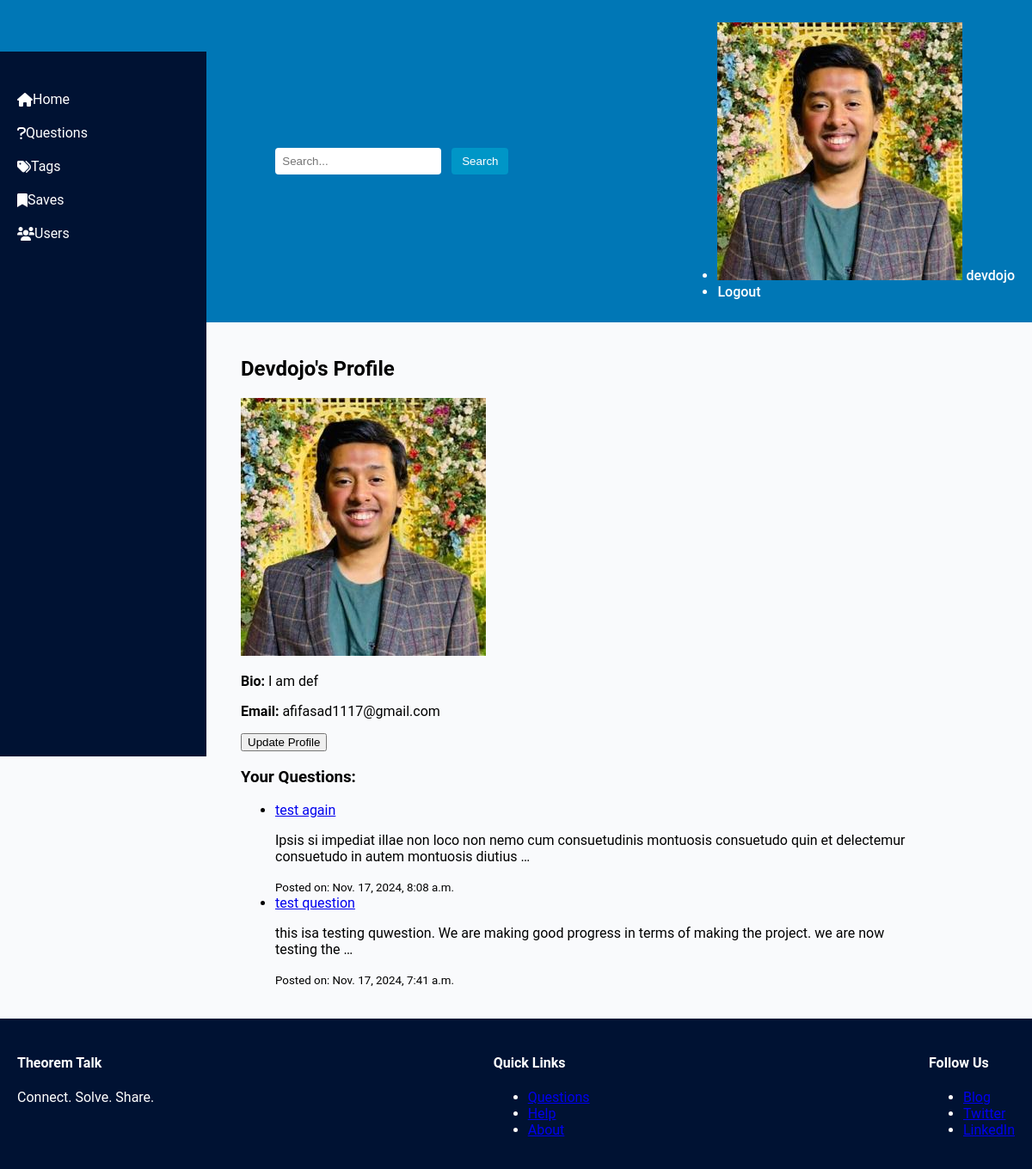
/profile/ (signed in), run on an earlier commit of the app's database.
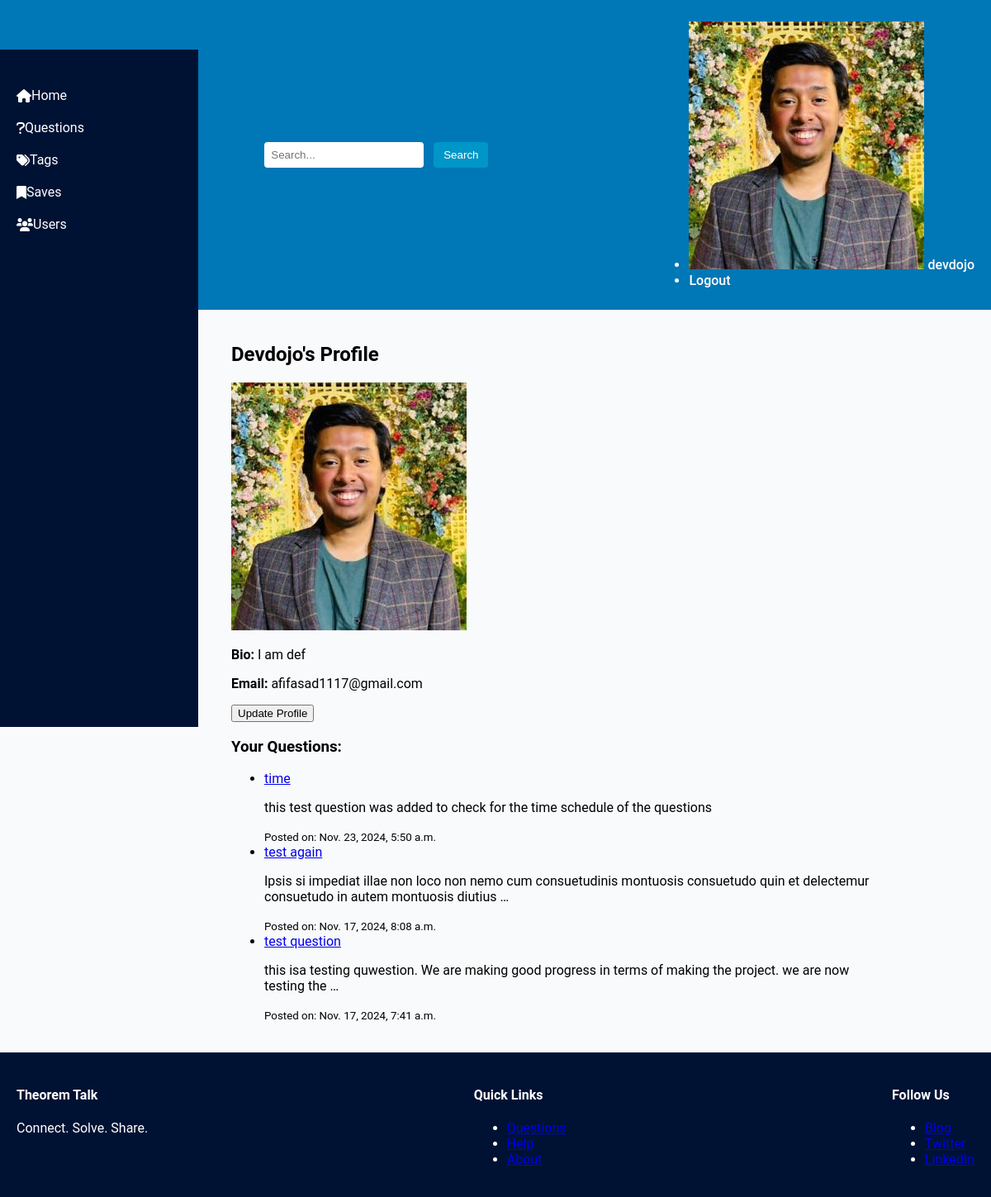
And on a later commit of the database.
### base/models.py (models this page shows, shortened)
class Question(models.Model):
  user = models.ForeignKey(User, on_delete=models.CASCADE)
  title = models.CharField(max_length=1000)
  content = models.TextField(null=True, blank=True)
  date_created = models.DateTimeField(default=timezone.now)
  class Meta:
    ordering = ['-date_created']

### user/views.py (the view)
# urls.py: path('profile/', user_views.profile, name = "profile"),
@login_required
def profile(request):
  user_questions = Question.objects.filter(user=request.user)  # Get all questions from the logged-in user
  return render(request, 'users/profile.html', {'questions': user_questions})

### user/templates/users/profile.html
{% extends "base.html" %}
{% block content %}
<div class="profile">
  <h2>{{ user.username|title }}'s Profile</h2>
  <img src="{{ user.profile.image.url }}" alt="{{ user.username }}'s Profile Picture">
  <p><strong>Bio:</strong> {{ user.profile.bio }}</p>
  <p><strong>Email:</strong> {{ user.email }}</p>
  <a href="{% url 'update_profile' %}">
    <button>Update Profile</button>
  </a>
  <h3>Your Questions:</h3>
  {% if questions %}
    <ul>
      {% for question in questions %}
        <li>
          <a href="{% url 'base:question_detail' question.id %}">{{ question.title }}</a>
          <p>{{ question.content|truncatewords:20 }}</p>
          <small>Posted on: {{ question.date_created }}</small>
        </li>
      {% endfor %}
    </ul>
  {% else %}
    <p>You haven't posted any questions yet.</p>
  {% endif %}
</div>
{% endblock %}

What changed in the data, as far as the page shows it:
added Question: title "time", content "this test question was added to check for the time schedule of the questions", date_created "Nov. 23, 2024, 5:50 a.m."
